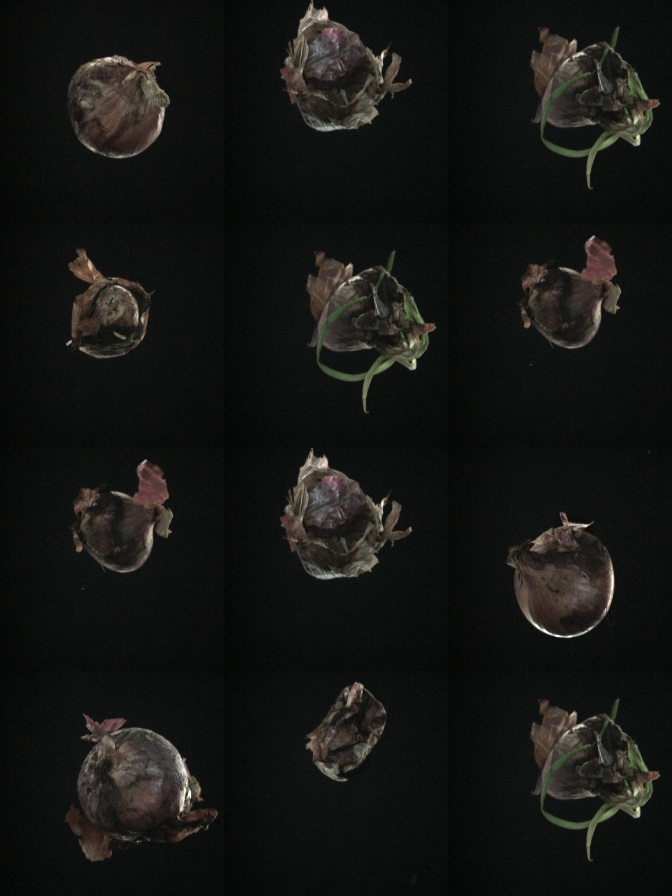
#> input picture Testing Preprocessing/resources/stitched_image.jpg, 672 x 896 px, found by its file name
$ python add_padding_to_image_cv2CopyMakeBorder.py
#> lines starting #> are read from the running program, lines starting #| are printed output that depends on the picture
import cv2
import plotly.express as px

stiched_image = cv2.imread('/Users/user/Documents/ROS_new_potato/Testing Preprocessing/resources/stitched_image.jpg')
#> stiched_image is the input picture: shape (896, 672, 3); mean B, G, R 20.2, 22.4, 22.2

image = cv2.cvtColor(stiched_image, cv2.COLOR_BGR2RGB)


shape = stiched_image.shape
#> shape = (896, 672, 3)
print(f"Shape before padding: {shape}")
#| Shape before padding: (896, 672, 3)

top = 30
bottom = 30
left = 30
right = 30
padded_image = cv2.copyMakeBorder(image, top, bottom, left, right, cv2.BORDER_CONSTANT, value = [0, 255, 0])
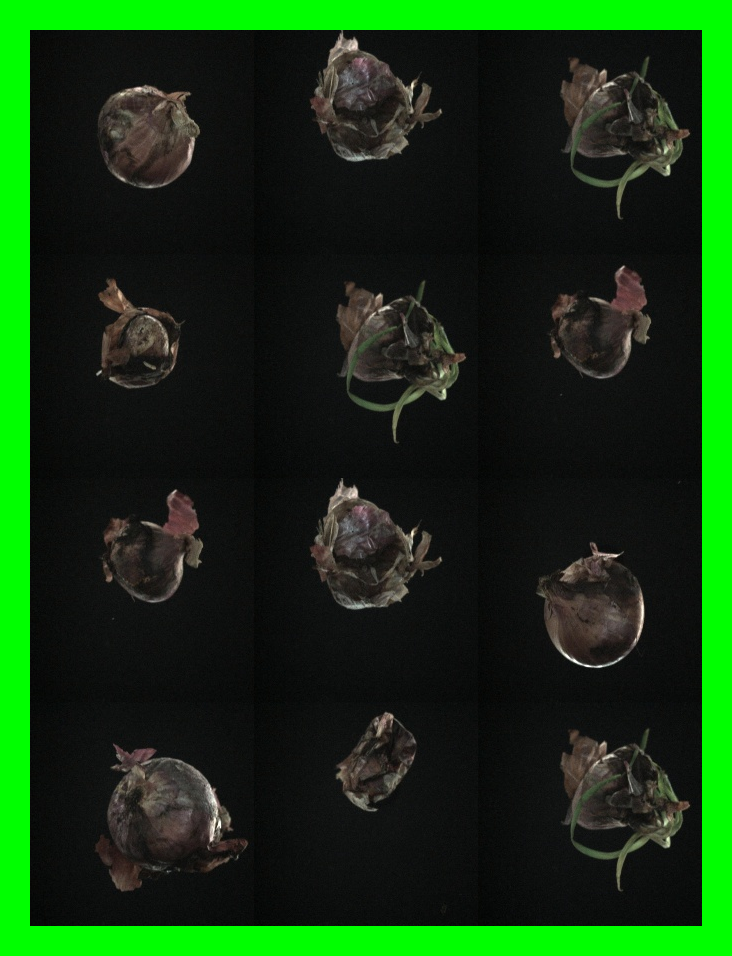
#> padded_image: shape (956, 732, 3); mean R, G, B 19.1, 54.8, 17.3

image2 = cv2.cvtColor(padded_image, cv2.COLOR_BGR2RGB)

shape2 = image2.shape
#> shape2 = (956, 732, 3)
print(f"Shape after padding: {shape2}")
#| Shape after padding: (956, 732, 3)

output_path = '/Users/user/Documents/ROS_new_potato/Testing Preprocessing/resources/padded_image.jpg'
cv2.imwrite(output_path, image2)

fig = px.imshow(padded_image)
fig.show()
